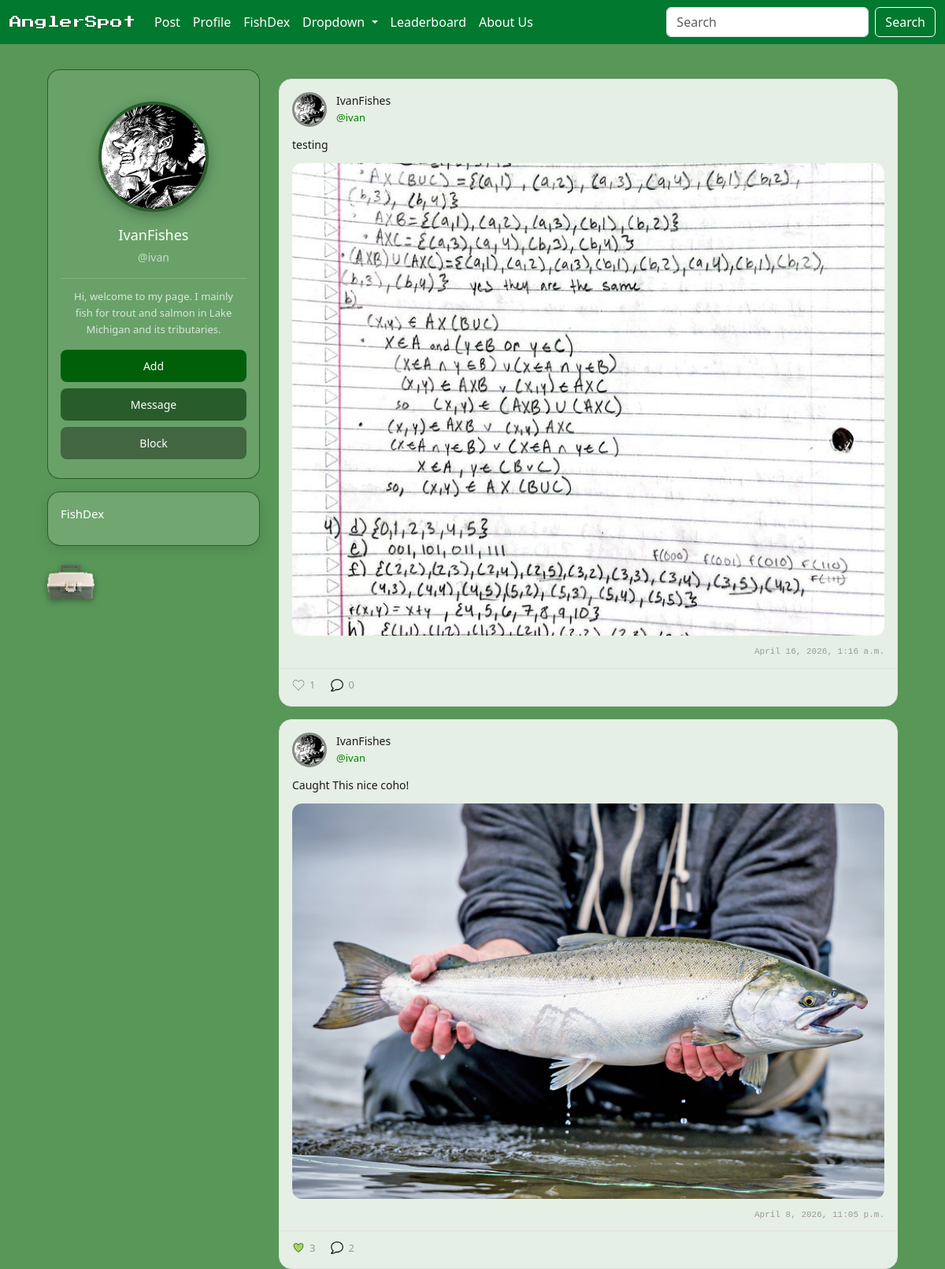
The app's page /user_profile/1/ (signed in) with its own data.
### angler/models/user.py (models this page shows, shortened)
class Profile(models.Model):
    user = models.OneToOneField(User, on_delete=models.CASCADE)
    profile_image = models.ImageField(default='default_profile_img.jpg', upload_to='profile_img/', null=False, blank=True)
    profile_name = models.CharField(max_length=16, blank=True)
    bio = models.TextField(max_length=500, blank=True)

class User(AbstractUser):
    is_confirmed = models.BooleanField(default=False)
    is_private = models.BooleanField(default=False)
    points = models.PositiveIntegerField(default=0) #previous idea have a cap on points validators=[MaxValueValidator(5000)]
    @property
    def get_profile_name(self):
        return Profile.objects.get(user=self).profile_name
    def get_profile_image(self):
        return Profile.objects.get(user=self).profile_image

### angler/models/post.py (models this page shows, shortened)
class Post(models.Model):
    user = models.ForeignKey(User, on_delete=models.CASCADE)
    text = models.TextField()
    created_date = models.DateTimeField(auto_now=True)
    image = ResizedImageField (size=[1600, 900], upload_to='post_img/', blank=True)
    @property
    def like_count(self):
        likes = Like.objects.filter(post=self).count()
        return likes
    @property
    def comment_count(self):
        comments = Comment.objects.filter(post=self).count()
        return comments

### angler/views/user_profile.py (the view, shortened to what this page needs)
# urls.py: path('user_profile/<int:user_id>/', UserProfileView.as_view(), name='user_profile'),
class UserProfileView(LoginRequiredMixin, View):
    login_url = '/login/'
    EditProfileForm = modelform_factory(Profile, fields=['profile_name', 'profile_image', 'bio',])
    def get(self, request, user_id):
        user = get_object_or_404(User, id=user_id)
        user_profile = get_object_or_404(Profile, user=user)
        is_friend = FriendList.is_friend(user, request.user)
        pending_sent_friend_request = FriendRequest.objects.filter(request_sender=request.user, request_reciever=user, request_status=0).exists()
        pending_recieved_friend_request = FriendRequest.objects.filter(request_sender=user, request_reciever=request.user, request_status=0).exists()
        edit_form = self.EditProfileForm(instance=user_profile)
        private = False
        context = {
            'user_profile':user_profile,
            'is_friend':is_friend,
            'pending_sent_friend_request':pending_sent_friend_request,
            'pending_recieved_friend_request':pending_recieved_friend_request,
            'private':private
            }
        if request.user != user and ( user.is_private and not is_friend):
            context['private'] = True
        else:
            posts = Post.objects.filter(user=user).order_by('-created_date')
            liked_post_ids = set(Like.objects.filter(user=request.user).values_list('post_id', flat=True))
            fishdex = get_object_or_404(FishDex, user=user)
            fish_entries = FishEntry.objects.filter(fish_dex=fishdex)[:5]
            objs = {
                'fish_entries':fish_entries,
                'posts':posts,
                'liked_post_ids':liked_post_ids,
                'edit_form':edit_form,
            }
            context.update(objs)
        return render(request, 'angler/user/profile.html', context)

### angler/models/friends.py (called while the page is built)
    def is_friend(user1, user2):
        user_friend_list = FriendList.objects.get(user=user1)
        friends = user_friend_list.friends.all()
        for friend in friends:
            if friend == user2:
                return True

### angler/templates/angler/user/profile.html (shortened to what this page needs)
{% extends 'angler/base.html'%}
{% load static%}
{% block content %}
<div class="profile-page">
    <div class="profile-sidebar-wrapper">
        <div class="profile-sidebar">
            <img src="{{ user_profile.profile_image.url }}" class="profile-avatar show-viewing" />
            <div class="profile-info show-viewing">
                <span class="profile-name">{{ user_profile.profile_name }}</span>
                <span class="profile-username">@{{ user_profile.user.username }}</span>
            </div>
            <p class="profile-bio show-viewing">{{ user_profile.bio }}</p>
            <div class="profile-actions">
                {% if request.user == user_profile.user %}
                    <button class="profile-btn profile-edit-btn show-viewing" onclick="toggleEdit(true)">Edit Profile</button>
                    <button class="profile-btn profile-follow-btn show-editing d-none" onclick="document.getElementById('edit-form').submit()">Save</button>
                    <button class="profile-btn profile-block-btn show-editing d-none" onclick="toggleEdit(false)">Cancel</button>
                {% else %}
                    {%if pending_sent_friend_request %}
                        <button type="submit" class="profile-btn profile-follow-btn" disabled>Pending</button>
                    {% elif not is_friend %}
                        <form method="post" action="{% url 'send_friend_request' user_id=user_profile.user.id %}">
                            <button type="submit" class="profile-btn profile-follow-btn">Add</button>
                        </form>
                    {% endif %}
                    <a href="" class="profile-btn profile-message-btn">Message</a>
                    <form method="POST" action="">
                        <button type="submit" class="profile-btn profile-block-btn">
                            {% if is_blocked %}Unblock{% else %}Block{% endif %}
                        </button>
                    </form>
                {% endif %}
            </div>
        </div>
        {% if  not private %}
        <div class="results-grid profile-sidebar-grid">
                <div class="result-card">
                    <a href="{% url 'fishdex' user_id=user_profile.user.id %}" class="result-name">FishDex</a>
                </div>
                <a href="{% url 'tackle' user_id=user_profile.user.id %}">
                    <img src="{% static 'icons/tacklebox.png' %}" alt="action" class="detail-action-icon" />
                </a>
        </div>
        {% endif %}
    </div>
{% if not private %}
    <div class="profile-feed">
        <div class="feed-container">
            {% for post in posts %}
            <a href="{% url 'post_detail' post_id=post.id %}" class="post-link">
                <div class="post-card">
                    <div class="post-header">
                        <img class="post-avatar" src="{{ post.user.get_profile_image.url }}" alt="{{ post.user.username }}" />
                        <div class="post-header-right">
                            <div class="post-name-row">
                                <span class="post-profilename">{{ post.user.get_profile_name }}</span>
                                <span class="post-username">@{{ post.user.username }}</span>
                            </div>
                        </div>
                    </div>
                    <div class="post-body">
                        <p class="post-text">{{ post.text }}</p>
                    </div>
                    {% if post.image %}
                    <div class="post-media">
                        <img class="post-image" src="{{ post.image.url }}" alt="post image" />
                    </div>
                    {% endif %}
                    <span class="post-timestamp">{{ post.created_date }}</span>
                    <div class="post-footer">
                        <div class="post-stat">
                            {% if post.id in liked_post_ids %}
                            <img src="{{ MEDIA_URL }}like_img/liked.png" alt="likes" class="stat-icon"/>
                        {% else %}
                            <img src="{{ MEDIA_URL }}like_img/not_liked.png" alt="likes" class="stat-icon"/>
                        {% endif %}
                            <span class="stat-count">{{ post.like_count }}</span>
                        </div>
                        <div class="post-stat">
                            <img src="{{ MEDIA_URL }}comment/comment_icon.png" alt="comments" class="stat-icon" />
                            <span class="stat-count">{{ post.comment_count }}</span>
                        </div>
                    </div>
                </div>
            </a>
            {% endfor %}
        </div>
    </div>
{% else %}
<h2>@{{ user_profile.user.username }}'s account is private</h2>
{% endif %}
</div>
{% endblock %}

### records on screen
Profile: profile_image (picture), profile_name "IvanFishes", user.username "ivan", bio "Hi, welcome to my page. I mainly fish for trout and salmon in Lake Michigan and its tributaries."
Post: user.get_profile_image (picture), user.get_profile_name "IvanFishes", user.username "ivan", text "testing", image (picture), created_date "April 16, 2026, 1:16 a.m.", like_count "1", comment_count "0"
Post: user.get_profile_image (picture), user.get_profile_name "IvanFishes", user.username "ivan", text "Caught This nice coho!", image (picture), created_date "April 8, 2026, 11:05 p.m.", like_count "3", comment_count "2"
